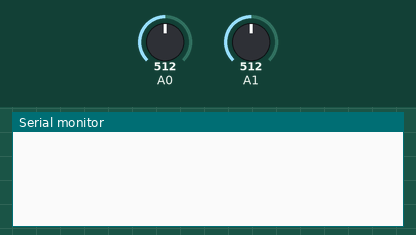
This sketch was run on a simulated Arduino Uno, built with avr-gcc and run on an emulated ATmega328P. Parts: the last lines printed to the serial monitor. Inputs (shaded band) come from the test bench; at power-on: A0 = 512, A1 = 512.

Above: at 1.2 s.
1.3 s: A0 set to 386
2.8 s: A0 set to 359
At 3.2 s:
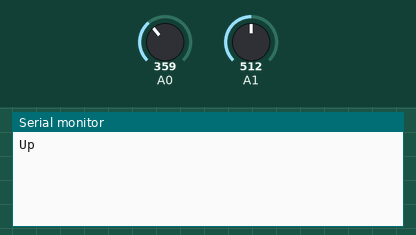
At 4.6 s:
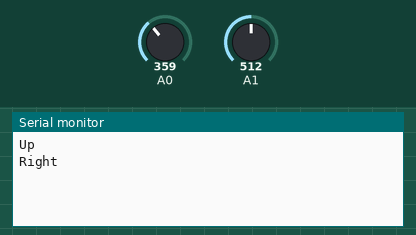

The sketch:

eog.ino
```cpp
int up_flag;
unsigned long inicio, fim, tempo;
float up;
float lr;

void setup(){
	Serial.begin(9600);
	up_flag=0;
}

void loop(){
	up = analogRead(0)*(5.0/1023.0);
	lr = analogRead(1)*(5.0/1023.0);
	if(up>=2.0 && up_flag==0){
		up_flag=1;
		inicio = millis();
	}

	while(up_flag==1){
		up = analogRead(0)*(5.0/1023.0);
		if(up<=1.8){
			up_flag=0;
			fim = millis();
			tempo = fim - inicio;

			//Serial.println(tempo);
			//delay(1000);

			if(tempo<180){
				Serial.println("Blink");
				delay(1000);
			}

			else if(tempo>200){
				Serial.println("Up");
				delay(1000);
			}

		}

	}

        if(lr>=2.5){
		Serial.println("Right");
		delay(1000);
	}
	else if(lr<=1.1){
		Serial.println("Left");
		delay(1000);
	}
	if(up<=1.1){
		Serial.println("Down");
		delay(1000);
	}


}
```

Measured:
- the behaviour switches between 369 and 368 on A0 (found by bisection; images 0 and 1)
- after the input at 2.8 s, the serial monitor: prints a new line at once (image 1)
